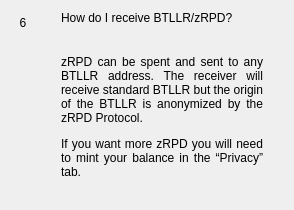
                  <widget class="QWidget" name="widgetFaq6" native="true">
                   <layout class="QHBoxLayout" name="horizontalpage_6" stretch="0,1">
                    <item alignment="Qt::AlignTop">
                     <widget class="QLabel" name="labelNumber6">
                      <property name="minimumSize">
                       <size>
                        <width>24</width>
                        <height>24</height>
                       </size>
                      </property>
                      <property name="maximumSize">
                       <size>
                        <width>16777215</width>
                        <height>24</height>
                       </size>
                      </property>
                      <property name="text">
                       <string>6</string>
                      </property>
                      <property name="alignment">
                       <set>Qt::AlignCenter</set>
                      </property>
                     </widget>
                    </item>
                    <item>
                     <layout class="QVBoxLayout" name="verticalLayoutpage_6">
                      <property name="spacing">
                       <number>0</number>
                      </property>
                      <property name="leftMargin">
                       <number>20</number>
                      </property>
                      <property name="rightMargin">
                       <number>20</number>
                      </property>
                      <item>
                       <widget class="QLabel" name="labelSubtitle6">
                        <property name="text">
                         <string>How do I receive BTLLR/zRPD?</string>
                        </property>
                        <property name="wordWrap">
                         <bool>true</bool>
                        </property>
                       </widget>
                      </item>
                      <item>
                       <spacer name="verticalSpacer_60">
                        <property name="orientation">
                         <enum>Qt::Vertical</enum>
                        </property>
                        <property name="sizeType">
                         <enum>QSizePolicy::Fixed</enum>
                        </property>
                        <property name="sizeHint" stdset="0">
                         <size>
                          <width>20</width>
                          <height>30</height>
                         </size>
                        </property>
                       </spacer>
                      </item>
                      <item>
                       <widget class="QLabel" name="labelContent6">
                        <property name="text">
                         <string>
                           &lt;html&gt;&lt;head/&gt;&lt;body&gt;&lt;p align=&quot;justify&quot;&gt;
                           zRPD can be spent and sent to any BTLLR address. The receiver will
                           receive standard BTLLR but the origin of the BTLLR is anonymized by the zRPD Protocol.
                           &lt;/p&gt;&lt;p align=&quot;justify&quot;&gt;
                           If you want more zRPD you will need to mint your balance in the “Privacy” tab.
                           &lt;/p&gt;&lt;/body&gt;&lt;/html&gt;
                         </string>
                        </property>
                        <property name="alignment">
                         <set>Qt::AlignLeading|Qt::AlignLeft|Qt::AlignTop</set>
                        </property>
                        <property name="wordWrap">
                         <bool>true</bool>
                        </property>
                       </widget>
                      </item>
                      <item>
                       <spacer name="verticalSpacer_61">
                        <property name="orientation">
                         <enum>Qt::Vertical</enum>
                        </property>
                        <property name="sizeHint" stdset="0">
                         <size>
                          <width>20</width>
                          <height>20</height>
                         </size>
                        </property>
                       </spacer>
                      </item>
                     </layout>
                    </item>
                   </layout>
                  </widget>
